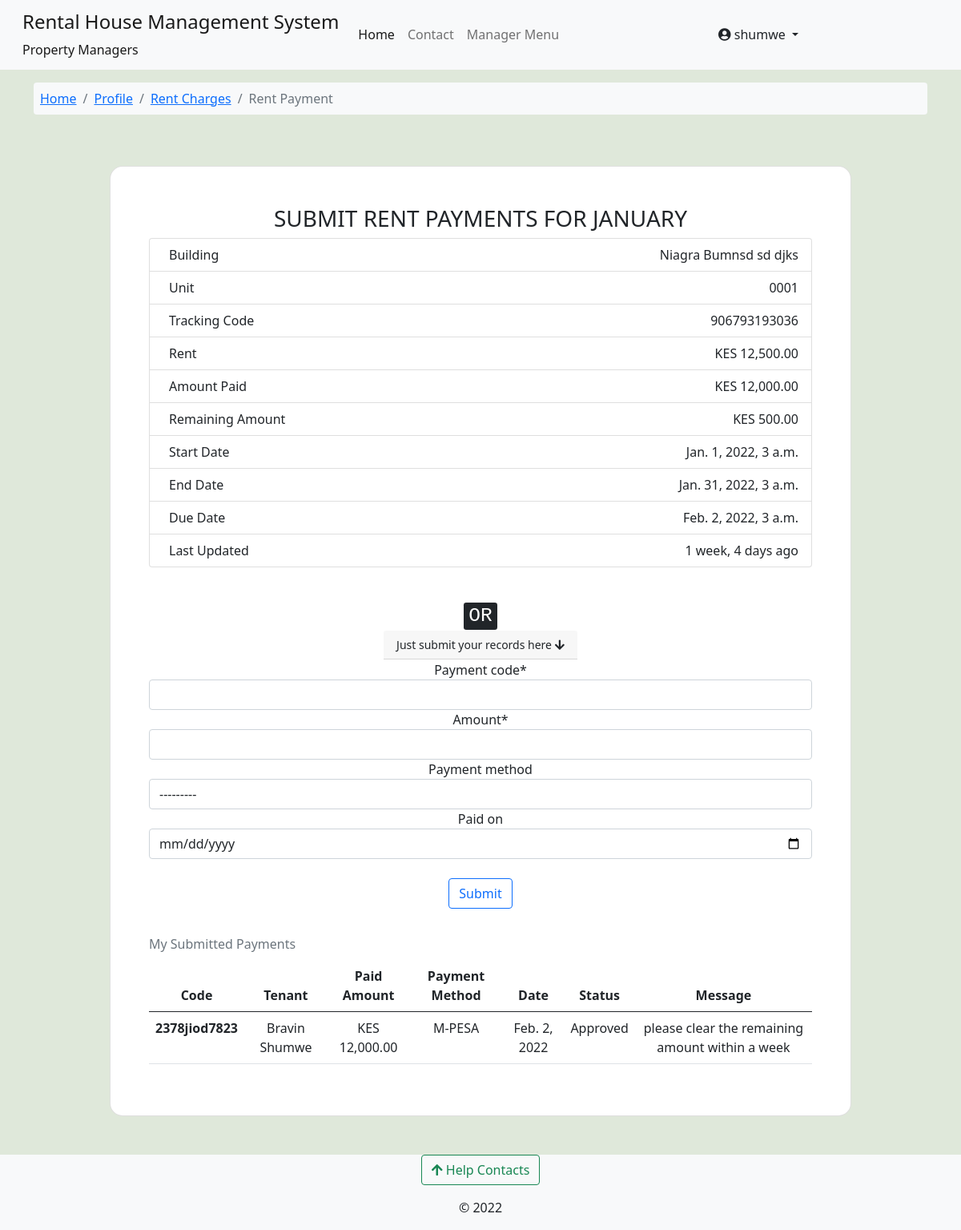
The app's page /rent-and-utility/submit-rent-pay-info/niagra-bumnsd-sd-djks/0001-niagra-bumnsd-sd-djks/906793193036/shumwe/ (signed in), older data.
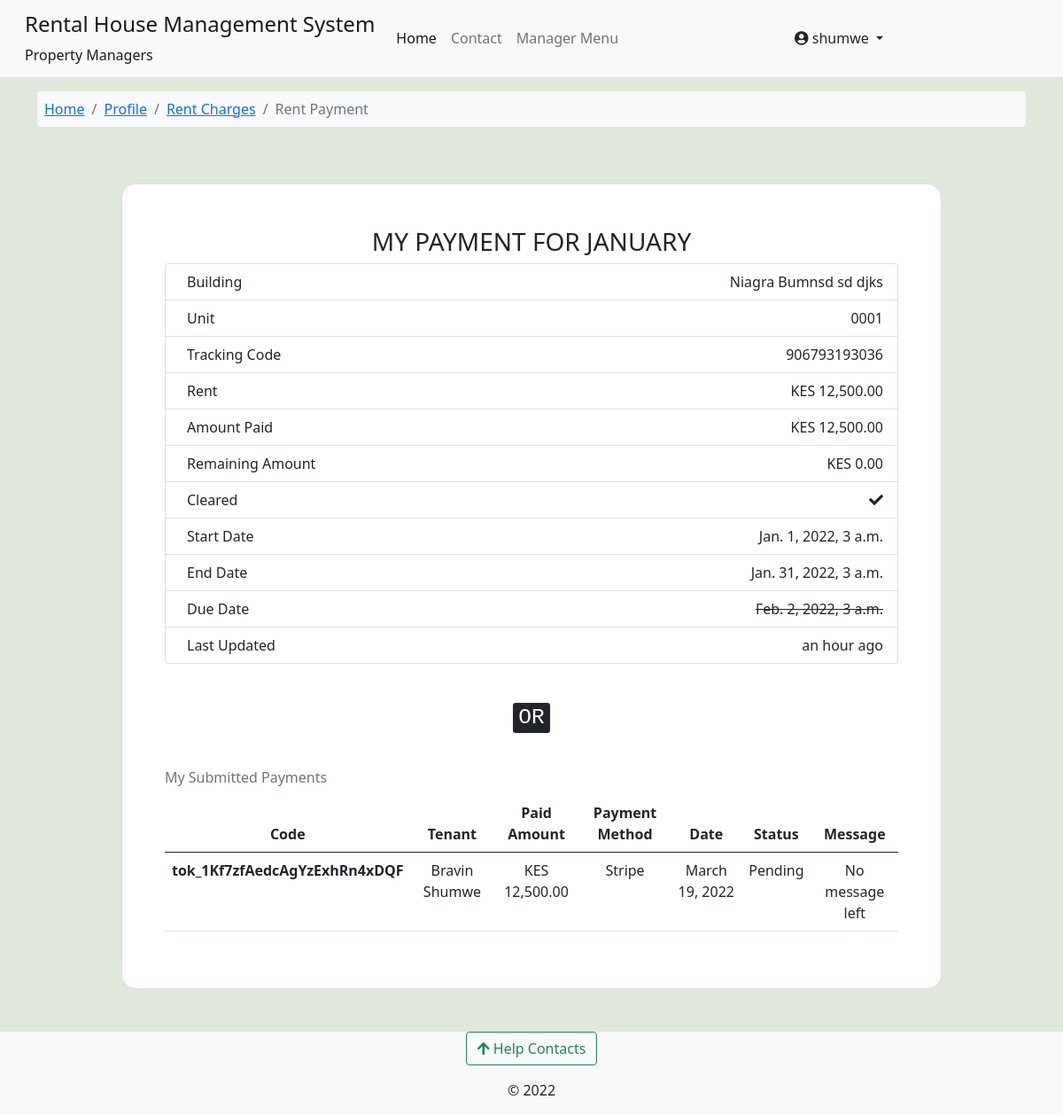
The same page, newer data.
### utilities_and_rent/models.py (models this page shows, shortened)
class UnitRentDetails(models.Model):
    STATUS_CHOICES = [
        ('refunded', 'Refunded'),
        ('open','open'),
        ('closed','closed'),
        ('defaulted','Defaulted'),
    ]
    RENT_TYPE_CHOICES = [
        ('rent','Monthly Rent'),
        ('s_deposit','Security Deposit'),
    ]
    code = models.CharField(max_length=15, unique=True, null=True, blank=True)
    tenant = models.ForeignKey(Tenants, on_delete=models.DO_NOTHING)
    unit = models.ForeignKey(RentalUnit, on_delete=models.CASCADE)
    rent_amount = models.DecimalField(max_digits=9, decimal_places=2, default=0)
    currency = models.CharField(max_length=10, default='KES')
    amount_paid = models.DecimalField(max_digits=9, decimal_places=2, default=0)
    pay_for_month = MultiSelectField(choices=MONTHS_SELECT)
    cleared = models.BooleanField(default=False)
    status = models.CharField(max_length=15, choices=STATUS_CHOICES, default='open')
    rent_type = models.CharField(max_length=15,choices=RENT_TYPE_CHOICES,default='rent')
    start_date = models.DateTimeField()
    end_date = models.DateTimeField()
    due_date = models.DateTimeField()
    notify_tenant = models.BooleanField(default=True)
    added = models.DateTimeField(default=datetime.now)
    updated = models.DateTimeField(auto_now=True)
    def amount_remaining(self):
        r_amount = (self.rent_amount-self.amount_paid)
        return r_amount
    class Meta:
        verbose_name_plural = 'Billing 1 | Rent Details'
        verbose_name = 'Rent For Unit'

class RentPayment(models.Model):
    rent_details = models.ForeignKey(UnitRentDetails, on_delete=models.CASCADE)
    tenant = models.ForeignKey(Tenants, on_delete=models.CASCADE)
    manager = models.ForeignKey(Managers, on_delete=models.CASCADE, null=True, blank=True)
    tracking_code = models.CharField(max_length=15, unique=True, null=True, blank=True)
    payment_code = models.CharField(max_length=50)
    amount = models.DecimalField(max_digits=9, decimal_places=2)
    paid_for_month = MultiSelectField(choices=MONTHS_SELECT)
    paid_on = models.DateField(null=True, blank=True)
    payment_method = models.ForeignKey(PaymentMethods, on_delete=models.CASCADE, null=True, blank=True)
    paid_with_stripe = models.BooleanField(default=False)
    status = models.CharField(max_length=10, choices=PAYMENT_STATUS_CHOICES, default='pending')
    reason = models.TextField(verbose_name="Reason, if rejected", blank=True, null=True)
    confirmed = models.BooleanField(default=False)
    notify_tenant = models.BooleanField(default=False)
    added_on = models.DateTimeField(default=datetime.now)
    updated = models.DateTimeField(auto_now=True)
    class Meta:
        verbose_name_plural = "Billing 1 | Rent Payments"

class PaymentMethods(models.Model):
    name = models.CharField(max_length=30, help_text="mpesa, bank transfer e.g. kcb")
    account_name = models.CharField(max_length=50)
    paybill_number = models.CharField(max_length=20, null=True, blank=True, help_text='Not required for bank transfer')
    account_number = models.CharField(max_length=30)
    added = models.DateTimeField(default=datetime.now)
    updated = models.DateTimeField(auto_now=True)
    def __str__(self):
        return f'{self.name} - {self.account_number}'
    class Meta:
        verbose_name_plural = 'Payment Options'

### accounts/models.py (models this page shows, shortened)
class Tenants(models.Model):
    associated_account = models.OneToOneField(User, on_delete=models.CASCADE, verbose_name='tenant')
    full_name = models.CharField(max_length=100)
    id_number = models.CharField(max_length=10)
    id_front = models.ImageField(upload_to=get_user_docs_path, blank=True)
    id_back = models.ImageField(upload_to=get_user_docs_path, blank=True)
    active_phone_number = models.CharField(max_length=14, null=True, blank=True)
    policy_agreement = models.BooleanField(default=False)
    rented_unit = models.ForeignKey(RentalUnit, on_delete=models.CASCADE, related_name="tenants", null=True, blank=True)
    moved_in = models.BooleanField(default=False)
    move_in_date = models.DateTimeField(null=True, blank=True)
    created = models.DateTimeField(default=datetime.now)
    updated = models.DateTimeField(auto_now=True)
    class Meta:
        verbose_name_plural = 'Tenants'

class User(AbstractUser):
    avatar = models.ImageField(upload_to=get_avatar_path, default='no-avatar.png')
    is_verified = models.BooleanField(default=False)
    is_tenant = models.BooleanField(default=False)
    is_manager = models.BooleanField(default=False)

### utilities_and_rent/views.py (the view)
# urls.py: path('submit-rent-pay-info/<slug:building_slug>/<slug:unit_slug>/<slug:rent_code>/<slug:username>/', views.submit_rent_payments, name='pay-info'),
@login_required
@user_passes_test(lambda user: user.is_tenant==True, login_url='profile')
def submit_rent_payments(request, building_slug, unit_slug, rent_code, username):
    building = Building.objects.get(slug=building_slug)
    unit = RentalUnit.objects.get(building=building, slug=unit_slug)
    manager = Managers.objects.get(building_manager__pk=building.id)
    tenant = Tenants.objects.get(rented_unit=unit, associated_account__username=username)
    rent = UnitRentDetails.objects.get(code=rent_code, tenant=tenant)
    previous_payments = RentPayment.objects.filter(tenant=tenant, tenant__rented_unit=unit, rent_details=rent)
    stripe.api_key = STRIPE_SECRET_KEY
    rent_description = 'RENT CHARGES'
    charge_total = int(rent.rent_amount-rent.amount_paid)*100
    if request.method == 'POST':
        try:
            token = request.POST['stripeToken']
            email = request.POST['stripeEmail']
            stripe_tenant = stripe.Customer.create(email=email, source=token)
            charge = stripe.Charge.create(amount=charge_total,
                                          currency = 'kes',description = rent_description,
                                          customer = stripe_tenant.id)
            try:
                paid_by_stripe = RentPayment.objects.create(
                    rent_details=rent, manager=manager, tenant=tenant,status='approved',
                    payment_code=token, amount=(charge_total/100), paid_for_month=rent.pay_for_month,
                    paid_on=datetime.now().date(), paid_with_stripe=True,)
                paid_by_stripe.save()
                rent.amount_paid += Decimal(float(paid_by_stripe.amount))
                rent.save()
                messages.success(request, 'Charge was succesful')
                return HttpResponseRedirect('')
            except ObjectDoesNotExist:
                pass
        except stripe.error.CardError as e:
            return False,e
        pay_info_form = SubmitPaymentsForm(request.POST)
        if pay_info_form.is_valid():
            pay_info_form.instance.rent_details = rent
            pay_info_form.instance.tenant = tenant
            pay_info_form.instance.manager = manager
            pay_info_form.instance.paid_for_month = rent.pay_for_month
            pay_info_form.save()
            messages.success(request, 'Record submitted, update will be done once approved')
            return redirect('my-rent', building_slug=building.slug, unit_slug=unit.slug, username=tenant.associated_account.username)
    else:
        pay_info_form = SubmitPaymentsForm()
    context = {'pay_info_form':pay_info_form,'building':building,'rent':rent,
               'tenant':tenant,'unit':unit,'previous_payments':previous_payments,
               'stripe_publishable_key':STRIPE_PUBLISHABLE_KEY,'description':rent_description,
               'charge_total':charge_total,}
    return render(request, 'utilities_and_rent/submit-payments-rent.html', context)

### utilities_and_rent/forms.py
class SubmitPaymentsForm(forms.ModelForm):
    class Meta:
        model = RentPayment
        fields = ['payment_code', 'amount', 'payment_method', 'paid_on']
        widgets = {
            'paid_on': DateInput(),
        }

### complaints/context_processors.py (called while the page is built)
def get_contacts(request):
    user = request.user
    if user.is_authenticated:
        if user.is_tenant:
            tenant = Tenants.objects.get(associated_account=user)
            building = Building.objects.get(id=tenant.rented_unit.building_id)
            contacts = HelpContacts.objects.filter(associated_building=building)
            return dict(contacts=contacts)
        elif user.is_manager:
            contacts = HelpContacts.objects.all()
            return dict(contacts=contacts)
        else:
            contacts = HelpContacts.objects.filter(make_publicly_available=True)
            return dict(contacts=contacts)
    else:
        contacts = HelpContacts.objects.filter(make_publicly_available=True)
        return dict(contacts=contacts)

### utilities_and_rent/templates/utilities_and_rent/submit-payments-rent.html (shortened to what the changed rows need)
{% extends 'base.html' %}
{% load crispy_forms_tags %}
{% load humanize %}
{% block content %}
<section style="background-color: #dfe8da;">
    <div class="container py-5 h-100">
      <div class="row d-flex justify-content-center align-items-center h-100">
        <div class="col-sm-12 col-md-10 col-xl-10">
          <div class="card shadow-2-strong" style="border-radius: 1rem;">
            <div class="card-body p-5">
                {% if rent.cleared %}
                <h3 class="text-uppercase text-center"> My Payment For {{rent.pay_for_month}}</h3>
                {% else %}
                <h3 class="text-uppercase text-center"> Submit Rent Payments For {{rent.pay_for_month}}</h3>
                {% endif %}
                <ul class="list-group">
                    <li class="list-group-item d-flex justify-content-between align-items-start">
                    </li>
                    <li class="list-group-item d-flex justify-content-between align-items-start">
                    </li>
                    <li class="list-group-item d-flex justify-content-between align-items-start">
                        <div class="ms-2 me-auto">Tracking Code</div>
                        <span>{{rent.code}}</span>
                      </li>
                    <li class="list-group-item d-flex justify-content-between align-items-start">
                      <div class="ms-2 me-auto">Rent</div>
                      <span> {{rent.currency}} {{rent.rent_amount|intcomma}}</span>
                    </li>
                    <li class="list-group-item d-flex justify-content-between align-items-start">
                        <div class="ms-2 me-auto">Amount Paid</div>
                        <span> {{rent.currency}} {{rent.amount_paid|intcomma}}</span>
                      </li>
                      <li class="list-group-item d-flex justify-content-between align-items-start">
                        <div class="ms-2 me-auto">Remaining Amount</div>
                        <span> {{rent.currency}} {{rent.amount_remaining}} </span>
                      </li>
                      {% if rent.cleared %}
                      <li class="list-group-item d-flex justify-content-between align-items-start">
                        <div class="ms-2 me-auto"> Cleared </div>
                        <span> {% if rent.cleared %} <em class="fa fa-check"></em> {% endif %} </span>
                      </li>
                      {% endif %}
                      <li class="list-group-item d-flex justify-content-between align-items-start">
                        <div class="ms-2 me-auto">Start Date</div>
                        <span> {{rent.start_date}} </span>
                      </li>
                      <li class="list-group-item d-flex justify-content-between align-items-start">
                        <div class="ms-2 me-auto">End Date</div>
                        <span> {{rent.end_date}} </span>
                      </li>
                      <li class="list-group-item d-flex justify-content-between align-items-start">
                        <div class="ms-2 me-auto">Due Date</div>
                        <span>{% if rent.cleared == False %} {{rent.due_date}} {% else %} <del>{{rent.due_date}} {% endif %}</del> </span>
                      </li>
                      <li class="list-group-item d-flex justify-content-between align-items-start">
                        <div class="ms-2 me-auto">Last Updated</div>
                        <span> {{rent.updated|naturaltime}} </span>
                      </li>
                  </ul>
                <br>
              <div class="text-center">
                <h3><kbd> OR </kbd></h3>
                <div>
                {% if rent.cleared == False %}
                <div class="text-center">
                <small class="card-header"> Just submit your records here <em class="fa fa-arrow-down"></em></small>
                <form class="no-padding text-center" method="POST" enctype="multipart/form-data">
                    <fieldset class="form-group">
                        {{ pay_info_form|crispy }}
                    </fieldset>
                    <br>
                    <div class="form-group">
                        <button class="btn btn-outline-primary" type="submit">Submit</button>
                    </div>
                </form>
                <div>
                {% endif %}
                <br>
                <div class="table-responsive">
                <table class="table caption-top">
                  <caption> My Submitted Payments </caption>
                  <thead>
                    <tr>
                      <th scope="col">Code</th>
                      <th scope="col">Tenant</th>
                      <th scope="col">Paid Amount</th>
                      <th scope="col"> Payment Method </th>
                      <th scope="col"> Date </th>
                      <th scope="col"> Status </th>
                      <th scope="col"> Message </th>
                    </tr>
                  </thead>
                  <tbody>
                    {% for pay in previous_payments %}
                    <tr>
                      <th scope="row">{{pay.payment_code}}</th>
                      <td>{{pay.tenant.associated_account.first_name}} {{tenant.associated_account.last_name}}</td>
                      <td>{{rent.currency}} {{pay.amount|intcomma}}</td>
                      <td> {% if pay.paid_with_stripe %} Stripe {% else %} {{pay.payment_method.name}} {% endif %} </td>
                      <td> {{pay.paid_on}} </td>
                      <td> {{pay.get_status_display}}</td>
                      {% if pay.reason %}
                      <td> {{pay.reason|safe}} </td>
                      {% else %}
                      <td> No message left </td>
                      {% endif %}
                    </tr>
                    {% empty %}
                    <tr>
                      <td> None. </td>
                    </tr>
                    {% endfor %}
                  </tbody>
                </table>
                </div>
            </div>
        </div>
      </div>
    </div>
  </div>
</section>
{% endblock %}

Row changes from the older to the newer data that the page shows:
removed RentPayment: payment_code "2378jiod7823", tenant.associated_account.first_name "Bravin", {{ tenant.associated_account.last_name }} "Shumwe", {{ rent.currency }} "KES", amount "12,000.00", payment_method.name "M-PESA", paid_on "Feb. 2, 2022", status "Approved", reason "please clear the remaining amount within a week"
changed UnitRentDetails "JANUARY": cleared False → True (drawn); amount_paid "12,000.00" → "12,500.00"; amount_remaining "500.00" → "0.00"; updated "1 week, 4 days ago" → "an hour ago"
added RentPayment: payment_code "tok_1Kf7zfAedcAgYzExhRn4xDQF", tenant.associated_account.first_name "Bravin", {{ tenant.associated_account.last_name }} "Shumwe", {{ rent.currency }} "KES", amount "12,500.00", paid_with_stripe "Stripe", paid_on "March 19, 2022", status "Pending", shows "No message left"
Text that changed along with them:
form field payment_method: "---------" → (not shown)
text no longer shown: "SUBMIT RENT PAYMENTS FOR Just submit your records here Payment code * Amount * Payment method Paid on Submit"
text now shown: "MY PAYMENT FOR Cleared"
